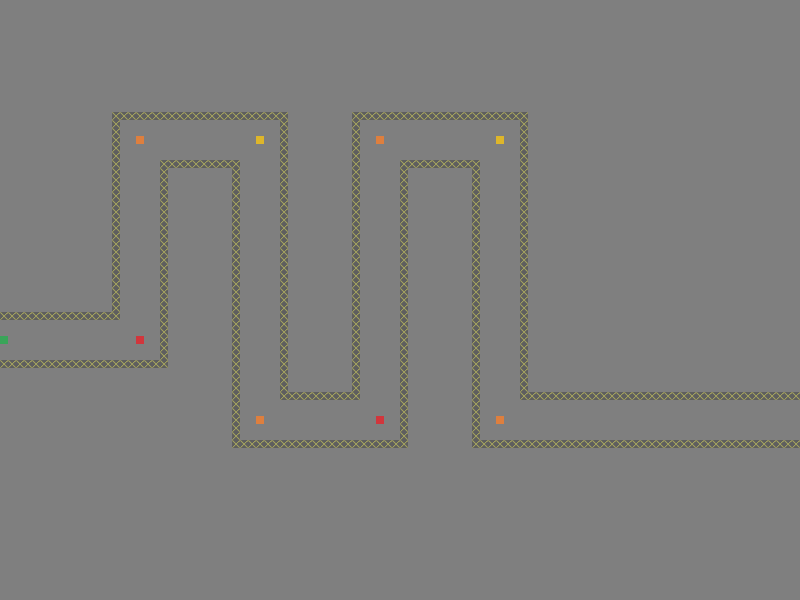

A 2D game scene composited from a Tiled map and its tileset images. What follows is a short description and the map's XML, with each tile layer's data collapsed to a summary:
An orthogonal 100x75 tile map with 8x8 px tiles, 3 tile layers (Background, specials, road), 3 tilesets.

<map version="1.0" orientation="orthogonal" width="100" height="75" tilewidth="8" tileheight="8" backgroundcolor="#ffff7f">
 <tileset firstgid="1" name="edge" tilewidth="8" tileheight="8">
  <image source="edge.png" trans="ffaec9" width="8" height="8" />
  <tile id="0">
   <properties>
    <property name="solid" value="true" />
   </properties>
  </tile>
 </tileset>
 <tileset firstgid="2" name="path" tilewidth="8" tileheight="8">
  <image source="path.png" width="40" height="40" />
  <tile id="0">
   <properties>
    <property name="soilid" value="true" />
   </properties>
  </tile>
 </tileset>
 <tileset firstgid="27" name="specials" tilewidth="8" tileheight="8">
  <image source="specials.png" width="24" height="16" />
  <tile id="1">
   <properties>
    <property name="direction" value="up" />
    <property name="move" value="true" />
   </properties>
  </tile>
  <tile id="2">
   <properties>
    <property name="direction" value="down" />
    <property name="move" value="true" />
   </properties>
  </tile>
  <tile id="3">
   <properties>
    <property name="start" value="true" />
   </properties>
  </tile>
  <tile id="4">
   <properties>
    <property name="direction" value="right" />
    <property name="move" value="true" />
   </properties>
  </tile>
 </tileset>
 <layer name="Background" width="100" height="75">
  <data>[7500 cells, 7500 non-empty, 16 distinct tile ids]</data>
 </layer>
 <layer name="specials" width="100" height="75">
  <data>[7500 cells, 9 non-empty, 4 distinct tile ids]</data>
 </layer>
 <layer name="road" width="100" height="75" opacity="0.26">
  <data>[7500 cells, 1610 non-empty, 2 distinct tile ids]</data>
 </layer>
</map>
